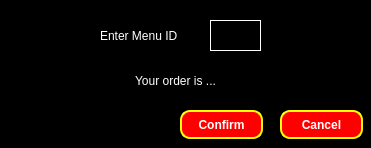
<?xml version="1.0" encoding="UTF-8"?>
<ui version="4.0">
 <class>PlaceOrderDialog</class>
 <widget class="QDialog" name="PlaceOrderDialog">
  <property name="geometry">
   <rect>
    <x>0</x>
    <y>0</y>
    <width>371</width>
    <height>148</height>
   </rect>
  </property>
  <property name="windowTitle">
   <string>Place Order</string>
  </property>
  <property name="styleSheet">
   <string notr="true">background-color: rgb(0, 0, 0);
color: white;</string>
  </property>
  <widget class="QLineEdit" name="lineEditItemId">
   <property name="geometry">
    <rect>
     <x>210</x>
     <y>20</y>
     <width>51</width>
     <height>31</height>
    </rect>
   </property>
   <property name="styleSheet">
    <string notr="true">border: 1px solid white;</string>
   </property>
   <property name="text">
    <string/>
   </property>
  </widget>
  <widget class="QLabel" name="labelMenuID">
   <property name="geometry">
    <rect>
     <x>100</x>
     <y>20</y>
     <width>101</width>
     <height>31</height>
    </rect>
   </property>
   <property name="text">
    <string>Enter Menu ID</string>
   </property>
  </widget>
  <widget class="QLabel" name="labelYourOrder">
   <property name="geometry">
    <rect>
     <x>30</x>
     <y>60</y>
     <width>291</width>
     <height>41</height>
    </rect>
   </property>
   <property name="text">
    <string>Your order is ...</string>
   </property>
   <property name="alignment">
    <set>Qt::AlignmentFlag::AlignCenter</set>
   </property>
  </widget>
  <widget class="QPushButton" name="pushButtonConfirm">
   <property name="geometry">
    <rect>
     <x>180</x>
     <y>110</y>
     <width>83</width>
     <height>29</height>
    </rect>
   </property>
   <property name="cursor">
    <cursorShape>PointingHandCursor</cursorShape>
   </property>
   <property name="styleSheet">
    <string notr="true">background-color: rgb(255, 0, 0);
color: white;
border: 2px solid yellow;
font-weight: bold;
border-radius: 10px;</string>
   </property>
   <property name="text">
    <string>Confirm</string>
   </property>
  </widget>
  <widget class="QPushButton" name="pushButtonCancel">
   <property name="geometry">
    <rect>
     <x>280</x>
     <y>110</y>
     <width>83</width>
     <height>29</height>
    </rect>
   </property>
   <property name="cursor">
    <cursorShape>PointingHandCursor</cursorShape>
   </property>
   <property name="styleSheet">
    <string notr="true">background-color: rgb(255, 0, 0);
color: white;
border: 2px solid yellow;
font-weight: bold;
border-radius: 10px;</string>
   </property>
   <property name="text">
    <string>Cancel</string>
   </property>
  </widget>
 </widget>
 <resources/>
 <connections/>
</ui>
